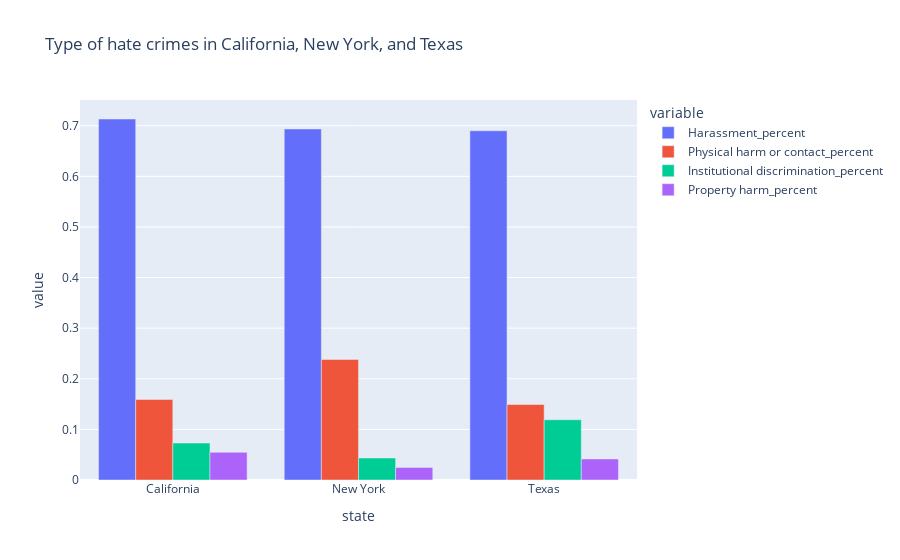

Here is the notebook cell this chart was saved with:
### Code cell
# make each column into a percentage based on self-reported data
data_type['Harassment_percent'] = data_type['Harassment']/data_type['total harrassment']
data_type['Physical harm or contact_percent'] = data_type['Physical harm or contact']/data_type['total harrassment']
data_type['Institutional discrimination_percent'] = data_type['Institutional discrimination']/data_type['total harrassment']
data_type['Property harm_percent'] = data_type['Property harm']/data_type['total harrassment']

# bar plot for harassment, physical harm, institutional discrimination, and property harm
_fig = px.bar(data_type, x = 'state', y = ['Harassment_percent', 'Physical harm or contact_percent', 'Institutional discrimination_percent', 'Property harm_percent'], barmode = 'group', title = 'Type of hate crimes in California, New York, and Texas')
_fig.show()

### Figure 1 — Plotly figure (JSON) as saved in the notebook; plotly's stock layout.template omitted (floating-point values rounded to 4 significant figures)
{"data": [{"alignmentgroup": "True", "hovertemplate": "variable=Harassment_percent<br>state=%{x}<br>value=%{y}<extra></extra>", "legendgroup": "Harassment_percent", "marker": {"color": "#636efa", "pattern": {"shape": ""}}, "name": "Harassment_percent", "offsetgroup": "Harassment_percent", "orientation": "v", "showlegend": true, "textposition": "auto", "type": "bar", "x": ["California", "New York", "Texas"], "xaxis": "x", "y": [0.7133, 0.6936, 0.6901], "yaxis": "y"}, {"alignmentgroup": "True", "hovertemplate": "variable=Physical harm or contact_percent<br>state=%{x}<br>value=%{y}<extra></extra>", "legendgroup": "Physical harm or contact_percent", "marker": {"color": "#EF553B", "pattern": {"shape": ""}}, "name": "Physical harm or contact_percent", "offsetgroup": "Physical harm or contact_percent", "orientation": "v", "showlegend": true, "textposition": "auto", "type": "bar", "x": ["California", "New York", "Texas"], "xaxis": "x", "y": [0.1591, 0.2382, 0.1492], "yaxis": "y"}, {"alignmentgroup": "True", "hovertemplate": "variable=Institutional discrimination_percent<br>state=%{x}<br>value=%{y}<extra></extra>", "legendgroup": "Institutional discrimination_percent", "marker": {"color": "#00cc96", "pattern": {"shape": ""}}, "name": "Institutional discrimination_percent", "offsetgroup": "Institutional discrimination_percent", "orientation": "v", "showlegend": true, "textposition": "auto", "type": "bar", "x": ["California", "New York", "Texas"], "xaxis": "x", "y": [0.07296, 0.04345, 0.1191], "yaxis": "y"}, {"alignmentgroup": "True", "hovertemplate": "variable=Property harm_percent<br>state=%{x}<br>value=%{y}<extra></extra>", "legendgroup": "Property harm_percent", "marker": {"color": "#ab63fa", "pattern": {"shape": ""}}, "name": "Property harm_percent", "offsetgroup": "Property harm_percent", "orientation": "v", "showlegend": true, "textposition": "auto", "type": "bar", "x": ["California", "New York", "Texas"], "xaxis": "x", "y": [0.05465, 0.02474, 0.04161], "yaxis": "y"}], "layout": {"barmode": "group", "legend": {"title": {"text": "variable"}, "tracegroupgap": 0}, "title": {"text": "Type of hate crimes in California, New York, and Texas"}, "xaxis": {"anchor": "y", "domain": [0, 1], "title": {"text": "state"}}, "yaxis": {"anchor": "x", "domain": [0, 1], "title": {"text": "value"}}}}
